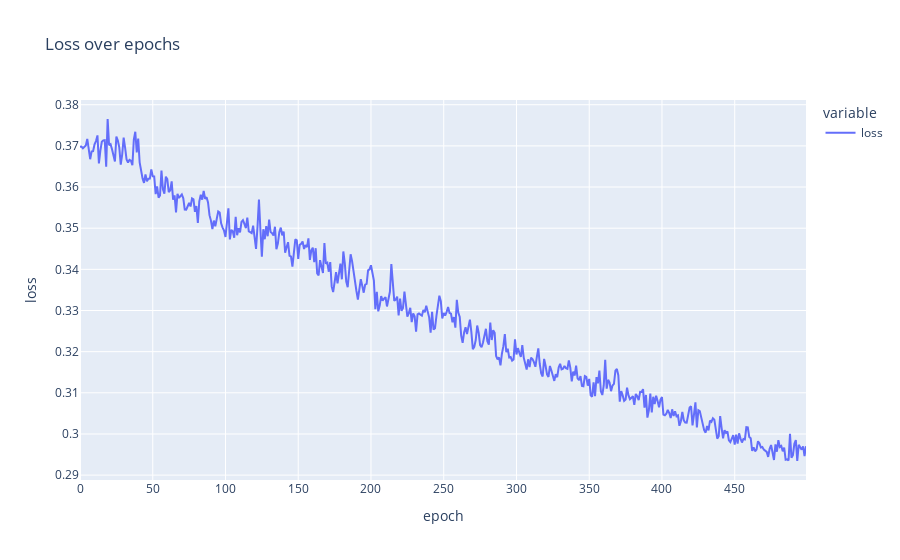

Notebook cell for this chart:
### Code cell
# plot history with plotly
fig = px.line(
    history.history,
    labels={'index': 'epoch', 'value': 'loss'},
    title='Loss over epochs'
)
fig.show()

### Figure 1 — Plotly figure (JSON) as saved in the notebook; plotly's stock layout.template omitted (floating-point values rounded to 4 significant figures; data arrays with more than 128 entries replaced by an {"elided": "..."} marker saying what was removed)
{"data": [{"hovertemplate": "variable=loss<br>epoch=%{x}<br>loss=%{y}<extra></extra>", "legendgroup": "loss", "line": {"color": "#636efa", "dash": "solid"}, "marker": {"symbol": "circle"}, "mode": "lines", "name": "loss", "orientation": "v", "showlegend": true, "type": "scatter", "x": {"elided": "500 int values"}, "xaxis": "x", "y": {"elided": "500 float values"}, "yaxis": "y"}], "layout": {"legend": {"title": {"text": "variable"}, "tracegroupgap": 0}, "title": {"text": "Loss over epochs"}, "xaxis": {"anchor": "y", "domain": [0, 1], "title": {"text": "epoch"}}, "yaxis": {"anchor": "x", "domain": [0, 1], "title": {"text": "loss"}}}}
